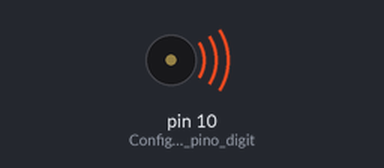
A sketch run on a simulated Arduino Uno, built with avr-gcc and run on an emulated ATmega328P. On the bench: buzzer (waves = sounding).

Above: at 0.5 s.
Timing chart, 0 to 4.6 s (numbered marks = the images above):
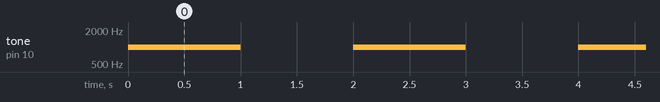

Measured:
- by itself, tone on pin 10 (Configurando_o_pino_digit): alternates 1000 Hz for 1.0 s and silent for 1.0 s

The sketch:

basic_buzzer.ino
```cpp
//Definindo variáveis
int frequency = 1000;

void setup() {
  pinMode(10, OUTPUT); //Configurando o pino digital 10 como saída de dados.
}

void loop() {
  tone(10, frequency); //Gera frequência de 2000hz para o pino digital 10, onde está localizado o buzzer.
  delay(1000);
  noTone(10); //Para de produzir frequência.
  delay(1000);
}
```
